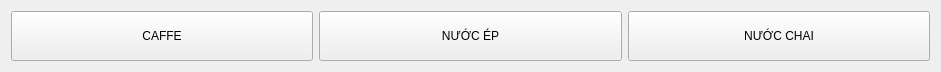
     <widget class="QWidget" name="horizontalLayoutWidget_2">
      <property name="geometry">
       <rect>
        <x>20</x>
        <y>0</y>
        <width>941</width>
        <height>52</height>
       </rect>
      </property>
      <layout class="QHBoxLayout" name="horizontalLayout_34">
       <item>
        <widget class="QPushButton" name="btn_tabCaffe">
         <property name="minimumSize">
          <size>
           <width>0</width>
           <height>50</height>
          </size>
         </property>
         <property name="text">
          <string>CAFFE</string>
         </property>
         <property name="index" stdset="0">
          <number>0</number>
         </property>
         <attribute name="buttonGroup">
          <string notr="true">page_buttonGroup</string>
         </attribute>
        </widget>
       </item>
       <item>
        <widget class="QPushButton" name="btn_tabEp">
         <property name="minimumSize">
          <size>
           <width>0</width>
           <height>50</height>
          </size>
         </property>
         <property name="text">
          <string>NƯỚC ÉP</string>
         </property>
         <property name="index" stdset="0">
          <number>1</number>
         </property>
         <attribute name="buttonGroup">
          <string notr="true">page_buttonGroup</string>
         </attribute>
        </widget>
       </item>
       <item>
        <widget class="QPushButton" name="btn_tabChai">
         <property name="minimumSize">
          <size>
           <width>0</width>
           <height>50</height>
          </size>
         </property>
         <property name="text">
          <string>NƯỚC CHAI</string>
         </property>
         <property name="index" stdset="0">
          <number>2</number>
         </property>
         <attribute name="buttonGroup">
          <string notr="true">page_buttonGroup</string>
         </attribute>
        </widget>
       </item>
      </layout>
     </widget>
